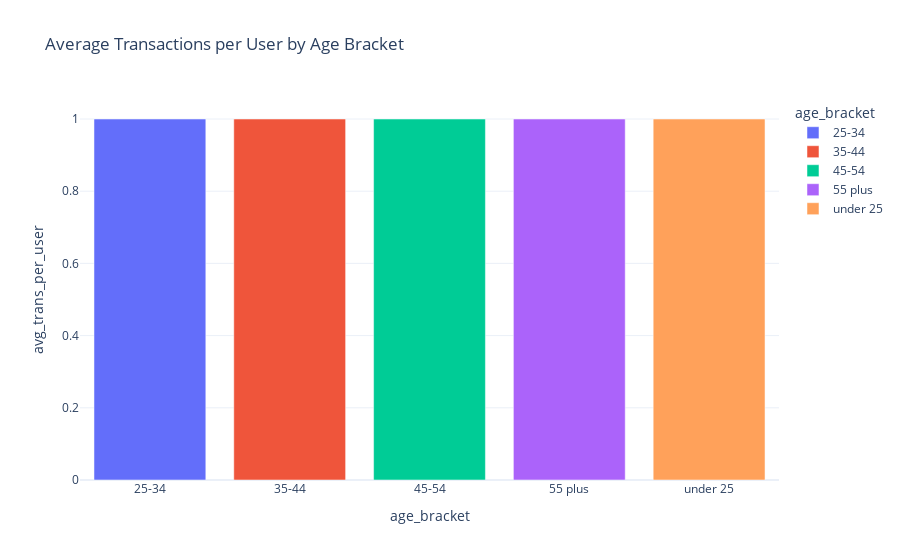
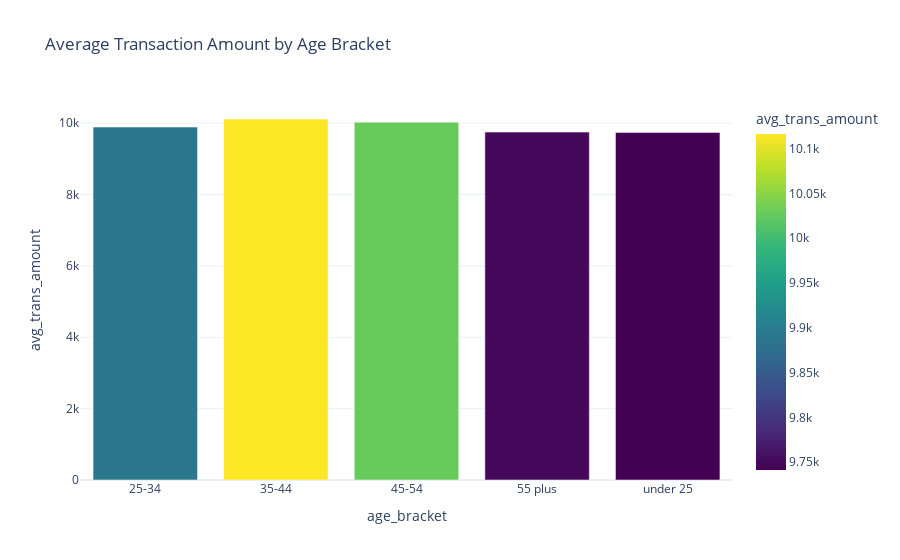

The notebook cell saved with these charts, in order:
### Code cell
# Query: Average Transaction and Transaction Frequency by Customer Age Bracket
query = """
WITH age_grp AS (
  SELECT u.user_id, u.cust_age AS age,
         COUNT(t.trans_id) AS no_of_trans,
         AVG(t.amount) AS avg_amount
  FROM users u
  JOIN transactions t ON u.user_id = t.payer_id
  WHERE u.cust_age IS NOT NULL
  GROUP BY u.user_id, u.cust_age
)
SELECT CASE
         WHEN age < 25 THEN 'under 25'
         WHEN age BETWEEN 25 AND 34 THEN '25-34'
         WHEN age BETWEEN 35 AND 44 THEN '35-44'
         WHEN age BETWEEN 45 AND 54 THEN '45-54'
         ELSE '55 plus' END AS age_bracket,
       ROUND(AVG(no_of_trans),2) AS avg_trans_per_user,
       ROUND(AVG(avg_amount),2) AS avg_trans_amount
FROM age_grp
GROUP BY age_bracket
ORDER BY age_bracket;
"""
df = pd.read_sql(query, conn)

fig1 = px.bar(df, x = 'age_bracket', y = 'avg_trans_per_user', title = 'Average Transactions per User by Age Bracket',
              color = 'age_bracket', color_continuous_scale = px.colors.sequential.Magma)
fig2 = px.bar(df, x = 'age_bracket', y = 'avg_trans_amount', title = 'Average Transaction Amount by Age Bracket',
              color = 'avg_trans_amount', color_continuous_scale = px.colors.sequential.Viridis)
fig1.show()
fig2.show()

### Figure 1 — Plotly figure (JSON) as saved in the notebook; plotly's stock layout.template omitted (floating-point values rounded to 4 significant figures)
{"data": [{"hovertemplate": "age_bracket=%{x}<br>avg_trans_per_user=%{y}<extra></extra>", "legendgroup": "25-34", "marker": {"color": "#636efa", "pattern": {"shape": ""}}, "name": "25-34", "orientation": "v", "showlegend": true, "textposition": "auto", "type": "bar", "x": ["25-34"], "xaxis": "x", "y": [1.0], "yaxis": "y"}, {"hovertemplate": "age_bracket=%{x}<br>avg_trans_per_user=%{y}<extra></extra>", "legendgroup": "35-44", "marker": {"color": "#EF553B", "pattern": {"shape": ""}}, "name": "35-44", "orientation": "v", "showlegend": true, "textposition": "auto", "type": "bar", "x": ["35-44"], "xaxis": "x", "y": [1.0], "yaxis": "y"}, {"hovertemplate": "age_bracket=%{x}<br>avg_trans_per_user=%{y}<extra></extra>", "legendgroup": "45-54", "marker": {"color": "#00cc96", "pattern": {"shape": ""}}, "name": "45-54", "orientation": "v", "showlegend": true, "textposition": "auto", "type": "bar", "x": ["45-54"], "xaxis": "x", "y": [1.0], "yaxis": "y"}, {"hovertemplate": "age_bracket=%{x}<br>avg_trans_per_user=%{y}<extra></extra>", "legendgroup": "55 plus", "marker": {"color": "#ab63fa", "pattern": {"shape": ""}}, "name": "55 plus", "orientation": "v", "showlegend": true, "textposition": "auto", "type": "bar", "x": ["55 plus"], "xaxis": "x", "y": [1.0], "yaxis": "y"}, {"hovertemplate": "age_bracket=%{x}<br>avg_trans_per_user=%{y}<extra></extra>", "legendgroup": "under 25", "marker": {"color": "#FFA15A", "pattern": {"shape": ""}}, "name": "under 25", "orientation": "v", "showlegend": true, "textposition": "auto", "type": "bar", "x": ["under 25"], "xaxis": "x", "y": [1.0], "yaxis": "y"}], "layout": {"barmode": "relative", "legend": {"title": {"text": "age_bracket"}, "tracegroupgap": 0}, "title": {"text": "Average Transactions per User by Age Bracket"}, "xaxis": {"anchor": "y", "categoryarray": ["25-34", "35-44", "45-54", "55 plus", "under 25"], "categoryorder": "array", "domain": [0, 1], "title": {"text": "age_bracket"}}, "yaxis": {"anchor": "x", "domain": [0, 1], "title": {"text": "avg_trans_per_user"}}}}

### Figure 2 — Plotly figure (JSON) as saved in the notebook; plotly's stock layout.template omitted (floating-point values rounded to 4 significant figures)
{"data": [{"hovertemplate": "age_bracket=%{x}<br>avg_trans_amount=%{marker.color}<extra></extra>", "legendgroup": "", "marker": {"color": [9890.0, 10120.0, 10030.0, 9749.0, 9741.0], "coloraxis": "coloraxis", "pattern": {"shape": ""}}, "name": "", "orientation": "v", "showlegend": false, "textposition": "auto", "type": "bar", "x": ["25-34", "35-44", "45-54", "55 plus", "under 25"], "xaxis": "x", "y": [9890.0, 10120.0, 10030.0, 9749.0, 9741.0], "yaxis": "y"}], "layout": {"barmode": "relative", "coloraxis": {"colorbar": {"title": {"text": "avg_trans_amount"}}, "colorscale": [[0, "#440154"], [0.1111, "#482878"], [0.2222, "#3e4989"], [0.3333, "#31688e"], [0.4444, "#26828e"], [0.5556, "#1f9e89"], [0.6667, "#35b779"], [0.7778, "#6ece58"], [0.8889, "#b5de2b"], [1, "#fde725"]]}, "legend": {"tracegroupgap": 0}, "title": {"text": "Average Transaction Amount by Age Bracket"}, "xaxis": {"anchor": "y", "domain": [0, 1], "title": {"text": "age_bracket"}}, "yaxis": {"anchor": "x", "domain": [0, 1], "title": {"text": "avg_trans_amount"}}}}
